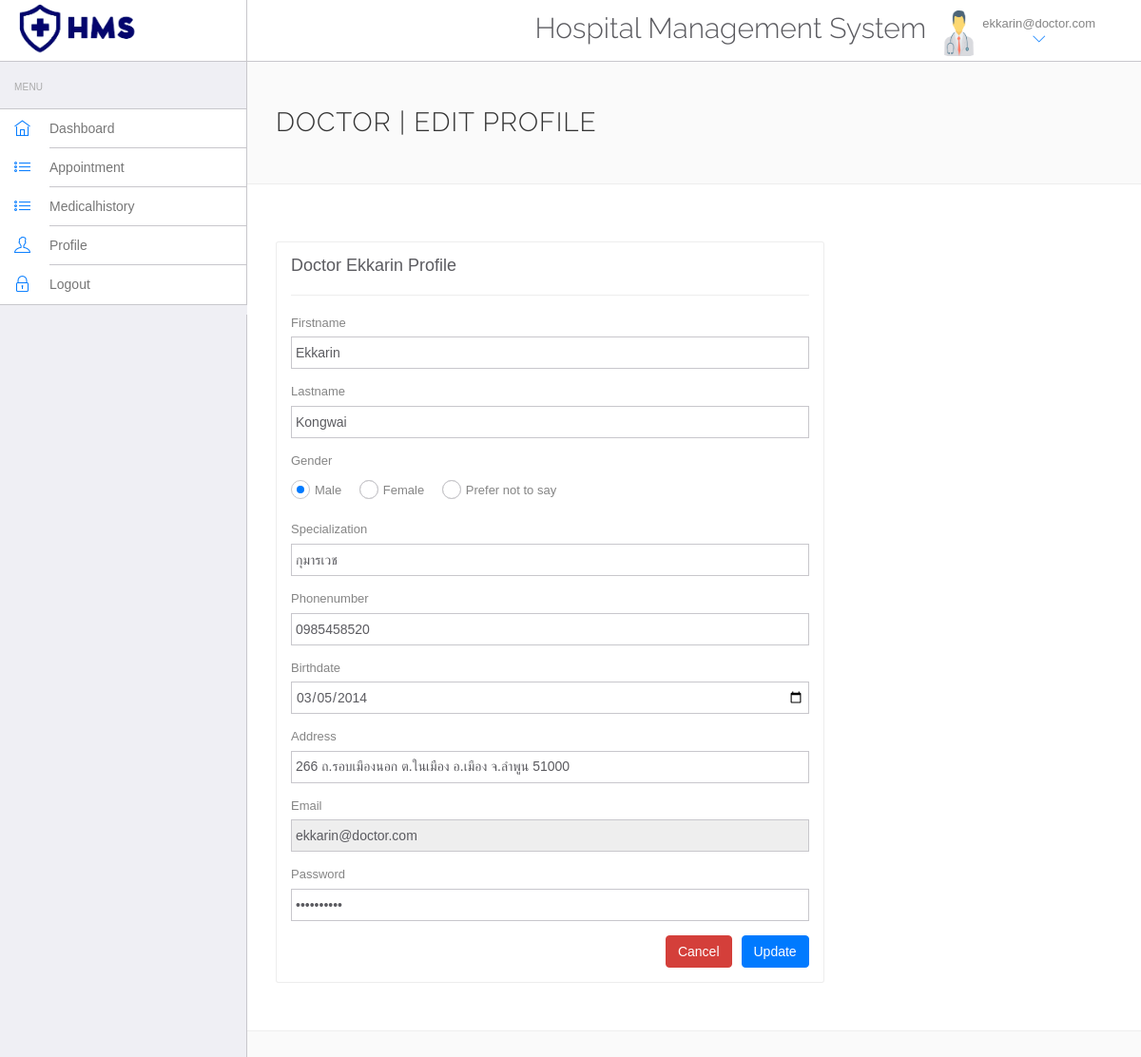
/doctor/profile.php (signed in), run on the app's committed database.
### tables this page shows
CREATE TABLE `doctors` (
  `id` int NOT NULL,
  `firstname` varchar(50) NOT NULL,
  `lastname` varchar(50) NOT NULL,
  `gender` varchar(20) NOT NULL,
  `specialization` varchar(100) NOT NULL,
  `phoneno` varchar(12) NOT NULL,
  `birthdate` date DEFAULT NULL,
  `address` varchar(255) NOT NULL,
  `email` varchar(100) NOT NULL,
  `password` varchar(255) NOT NULL
);

### doctor/profile.php (the view, shortened to what this page needs)
<!DOCTYPE html>
<html lang="en">
<head>
    <link rel="stylesheet" href="vendor/bootstrap/css/bootstrap.min.css">
    <link rel="stylesheet" href="vendor/fontawesome/css/font-awesome.min.css">
    <link rel="stylesheet" href="vendor/themify-icons/themify-icons.min.css">
    <link href="vendor/animate.css/animate.min.css" rel="stylesheet" media="screen">
    <link href="vendor/perfect-scrollbar/perfect-scrollbar.min.css" rel="stylesheet" media="screen">
    <link href="vendor/switchery/switchery.min.css" rel="stylesheet" media="screen">
    <link href="vendor/bootstrap-touchspin/jquery.bootstrap-touchspin.min.css" rel="stylesheet" media="screen">
    <link href="vendor/select2/select2.min.css" rel="stylesheet" media="screen">
    <link href="vendor/bootstrap-datepicker/bootstrap-datepicker3.standalone.min.css" rel="stylesheet" media="screen">
    <link href="vendor/bootstrap-timepicker/bootstrap-timepicker.min.css" rel="stylesheet" media="screen">
    <link rel="stylesheet" href="assets/css/styles.css">
    <link rel="stylesheet" href="assets/css/plugins.css">
    <link rel="stylesheet" href="assets/css/themes/theme-1.css" id="skin_color" />
</head>
<body>
    <div id="app">
        <?php include('include/sidebar.php');?>
        <div class="app-content">
            <?php include('include/header.php');?>
            <div class="main-content">
                <div class="wrap-content container" id="container">
                    <section id="page-title">
                        <div class="row">
                            <div class="col-sm-8">
                                <h1 class="mainTitle">Doctor | Edit Profile</h1>
                            </div>
                        </div>
                    </section>
                    <div class="container-fluid container-fullw bg-white">
                        <div class="row">
                            <div class="col-md-12">
                                <div class="row margin-top-30">
                                    <div class="col-lg-8 col-md-12">
                                        <div class="panel panel-white">
                                            <div class="panel-body">
                                                <?php
												include('../include/config.php');
												$sql = mysqli_query($conn,"select * from doctors where doctors.id='".$_SESSION['id']."'");
												while($data=mysqli_fetch_array($sql))
												{
												?>
                                                <h4>Doctor <?php echo htmlentities($data['firstname']);?> Profile</h4>
                                                <hr />
                                                <form role="form" name="edit" method="post">
                                                    <div class="form-group">
                                                        <label for="firstname">Firstname</label>
                                                        <input type="text" name="firstname" class="form-control"
                                                            value="<?php echo ($data['firstname']);?>">
                                                    </div>
													<div class="form-group">
                                                        <label for="lastname">Lastname</label>
                                                        <input type="text" name="lastname" class="form-control"
                                                            value="<?php echo ($data['lastname']);?>">
                                                    </div>
                                                    <div class="form-group">
                                                        <label class="block">Gender</label>
                                                        <div class="clip-radio radio-primary">
                                                            <label for="male">Male</label>
                                                            <label for="female">Female</label>
                                                            <label for="prefernottosay">Prefer not to say</label>
                                                        </div>
                                                    </div>
													<div class="form-group">
                                                        <label for="specialization">Specialization</label>
                                                        <input type="text" name="specialization" class="form-control"
                                                            value="<?php echo ($data['specialization']);?>">
                                                    </div>
													<div class="form-group">
                                                        <label for="phoneno">Phonenumber</label>
                                                        <input type="text" name="phoneno" pattern="[0-9]*" class="form-control"
                                                            value="<?php echo ($data['phoneno']);?>">
                                                    </div>
													<div class="form-group">
                                                        <label for="birthdate">Birthdate</label>
                                                        <input type="date" name="birthdate" class="form-control"
                                                            value="<?php echo ($data['birthdate']);?>">
                                                    </div>
                                                    <div class="form-group">
                                                        <label for="address">Address</label>
                                                        <input type="text" name="address" class="form-control"
                                                            value="<?php echo ($data['address']);?>">
                                                    </div>
                                                    <div class="form-group">
                                                        <label for="fess">Email</label>
                                                        <input type="email" name="email" class="form-control" readonly="readonly"
                                                            value="<?php echo htmlentities($data['email']);?>">
                                                    </div>
                                                    <div class="form-group">
                                                        <label for="password">Password</label>
                                                        <input type="password" name="password" class="form-control"
                                                            value="<?php echo htmlentities($data['password']); ?>">
                                                    </div>
                                                    <button type="submit" name="submit" class="btn btn-primary" style="float: right;">Update</button>
                                                    <a href="doctorhome.php" class="btn btn-danger" style="float: right; margin-right: 10px;">Cancel</a>
                                                </form>
                                                <?php } ?>
                                            </div>
                                        </div>
                                    </div>
                                </div>
                            </div>
                        </div>
                    </div>
                </div>
            </div>
        </div>
    </div>
</body>
</html>

### doctor/assets/css/themes/theme-1.css (style rules this page uses)
body { background: #FAFAFA; }

### data on the page
doctors: firstname "Ekkarin", lastname "Kongwai", specialization "กุมารเวช", phoneno "0985458520", birthdate "03/05/2014", address "266 ถ.รอบเมืองนอก ต.ในเมือง อ.เมือง จ.ลำพูน 51000", email "ekkarin@doctor.com"

### other printed values
$_SESSION['email'] "ekkarin@doctor.com"
